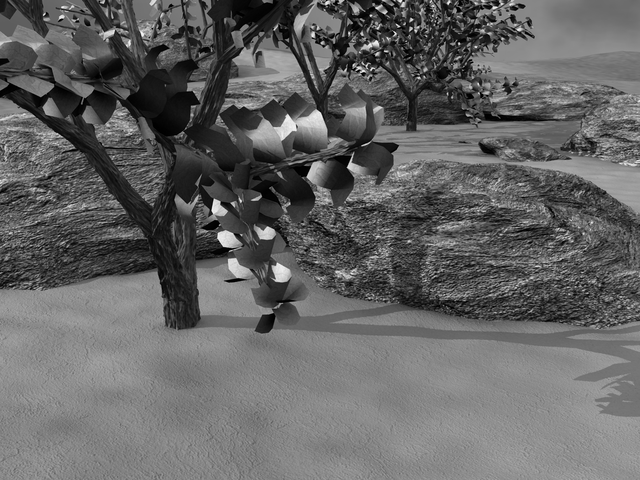
#> input picture hw6/frame07.png, 640 x 480 px
$ python OpticalFlow.py
#> lines starting #> are read from the running program, lines starting #| are printed output that depends on the picture; long printed decimals are rounded
from PIL import Image, ImageDraw
import matplotlib.pyplot as plt
import numpy as np
import math
from scipy import signal
import numpy.linalg as lin

# START OF FUNCTIONS CARRIED FORWARD FROM ASSIGNMENT 2

def boxfilter(n):
    """
    Compute a box filter with specified size. n must be odd.
    """

    assert n % 2 == 1, "Dimension must be odd"
    return np.full((n,n), 1/(n*n))

def gauss1d(sigma):
    """
    Compute a 1d gausian filter with specified sigma.
    """

    # l is the length of the gaussian filter
    l = math.ceil(sigma * 6)
    if l % 2 == 0:
        l += 1
    # Radius of the filter.
    edge = math.floor(l/2)
    # Compute the gaussian along -edge to edge.
    a = np.arange(-edge, edge+1, 1)
    f = np.exp(-np.power(a, 2)/(2*math.pow(sigma,2)))

    # Normalize
    f /= np.sum(f)
    return f

def gauss2d(sigma):
    """
    Compute a 2d gaussian filter with specified sigma.
    """

    d1 = gauss1d(sigma)
    d2 = d1[np.newaxis]
    d2t = np.transpose(d2)

    # 2d gaussian filter is equivalent to convolving a 1d filter with itself.
    return signal.convolve2d(d2,d2t)

def gaussconvolve2d(array, sigma):
    """
    Convolve an array with a 2d gaussian filter with specified sigma.
    """

    # Compute the filter.
    filt = gauss2d(sigma)
    # Convolve the array with the filter.
    return signal.convolve2d(array, filt, 'same')

# END OF FUNCTIONS CARRIED FORWARD FROM ASSIGNMENT 2

# Define a function, boxconvolve2d, to convolve an image with a boxfilter of size n
# (used in Estimate_Derivatives below).

def boxconvolve2d(image, n):
    """
    Convolve the image with a box filter of size n.
    """

    # Generate box filter and convolve image with it.
    return signal.convolve2d(image, boxfilter(n), 'same')

def Estimate_Derivatives(im1, im2, sigma=1.5, n=3):
    """
    Estimate spatial derivatives of im1 and temporal derivative from im1 to im2.

    Smooth im1 with a 2D Gaussian of the given sigma.  Use first central difference to
    estimate derivatives.

    Use point-wise difference between (boxfiltered) im2 and im1 to estimate temporal derivative
    """
    # UNCOMMENT THE NEXT FOUR LINES WHEN YOU HAVE DEFINED THE FUNCTIONS ABOVE

    # Compute directional gradients.
    im1_smoothed = gaussconvolve2d(im1,sigma)
    Ix, Iy = np.gradient(im1_smoothed)
    It = boxconvolve2d(im2, n) - boxconvolve2d(im1, n)

    # Ensure sizes are correct.
    assert It.size == im2.size
    assert It.size == im1.size

    return Ix, Iy, It

def np_to_int(v):
    """
    Enforce the value is an integer for use in python indices and ranges.
    Will convert np.ndarray to int.
    """

    # Take first element if it's a numpy.ndarray (size 1).
    if isinstance(v, np.ndarray):
        return np_to_int(v[0])

    # Convert float to int.
    if isinstance(v, np.float64):
        return int(v)

    return v

def Optical_Flow(im1, im2, x, y, window_size, sigma=1.5, n=3):
    assert((window_size % 2) == 1) , "Window size must be odd"
    # Enforce x and y are standard python ints to avoid issues when using them
    # as indices.
    x = np_to_int(x)
    y = np_to_int(y)
    # UNCOMMENT THE NEXT LINE WHEN YOU HAVE COMPLETED Estimate_Derivatives
    Ix, Iy, It = Estimate_Derivatives(im1, im2, sigma, n)
    half = math.floor(window_size/2)
    # select the three local windows of interest
    # UNCOMMENT THE NEXT LINE WHEN YOU HAVE COMPLETED Estimate_Derivatives
    win_Ix = Ix[y-half-1:y+half, x-half-1:x+half].T
    #
    # PROVIDE THE REST OF THE IMPLEMENTATION HERE (BASED ON THE WIKIPEDIA ARTICLE)
    #
    win_Iy = Iy[y-half-1:y+half, x-half-1:x+half].T
    win_It = It[y-half-1:y+half, x-half-1:x+half].T

    # Reshape the pixels into 1d matrices so we can pack them into A.
    flatIx = np.reshape(win_Ix, (window_size*window_size, 1))
    flatIy = np.reshape(win_Iy, (window_size*window_size, 1))

    # Use Ix as column 1, and Iy as column 2.
    A = np.column_stack((flatIx, flatIy))

    # Reshape b into a 1d matrix to match Ix, Iy
    b = -np.reshape(win_It, (window_size*window_size, 1))

    # Compute least squares using the pixel data.
    V = np.matmul(np.linalg.inv(np.matmul(A.T, A)), np.matmul(A.T, b))
    #################################
    # change the return line to:
    return V[1], V[0]
    # (when you have completed the implementation)
    #################################
    #return -1, 2  # skeleton program returns a hard-coded value

def AppendImages(im1, im2):
    """Create a new image that appends two images side-by-side.

    The arguments, im1 and im2, are PIL images of type RGB
    """
    im1cols, im1rows = im1.size
    im2cols, im2rows = im2.size
    im3 = Image.new('RGB', (im1cols+im2cols, max(im1rows,im2rows)))
    im3.paste(im1,(0,0))
    im3.paste(im2,(im1cols,0))
    return im3

def DisplayFlow(im1, im2, x, y, uarr, varr):
    """Display optical flow match on a new image with the two input frames placed side by side.

    Arguments:
     im1           1st image (in PIL 'RGB' format)
     im2           2nd image (in PIL 'RGB' format)
     x, y          point coordinates in 1st image
     u, v          list of optical flow values to 2nd image

    Displays and returns a newly created image (in PIL 'RGB' format)
    """
    im3 = AppendImages(im1,im2)
    offset = im1.size[0]
    draw = ImageDraw.Draw(im3)
    xinit = x+uarr[0]
    yinit = y+varr[0]
    for u,v,ind in zip(uarr[1:], varr[1:], range(1, len(uarr))):
        draw.line((offset+xinit, yinit, offset+xinit+u, yinit+v),fill="red",width=2)
        xinit += u
        yinit += v
    draw.line((x, y, offset+xinit, yinit), fill="yellow", width=2)
    im3.show()
    del draw
    return im3

def HitContinue(Prompt='Hit any key to continue'):
    input(Prompt)

##############################################################################
#                  Here's your assigned target point to track                #
##############################################################################

# uncomment the next two lines if the leftmost digit of your student number is 0
#x=222
#y=213
# uncomment the next two lines if the leftmost digit of your student number is 1
#x=479
#y=141
# uncomment the next two lines if the leftmost digit of your student number is 2
x=411
y=242
# uncomment the next two lines if the leftmost digit of your student number is 3
#x=152
#y=206
# uncomment the next two lines if the leftmost digit of your student number is 4
#x=278
#y=277
# uncomment the next two lines if the leftmost digit of your student number is 5
#x=451
#y=66
# uncomment the next two lines if the leftmost digit of your student number is 6
#x=382
#y=65
# uncomment the next two lines if the leftmost digit of your student number is 7
#x=196
#y=197
# uncomment the next two lines if the leftmost digit of your student number is 8
#x=274
#y=126
# uncomment the next two lines if the leftmost digit of your student number is 9
#x=305
#y=164

##############################################################################
#                            Global "magic numbers"                          #
##############################################################################

# window size (for estimation of optical flow)
window_size=21

# sigma of the 2D Gaussian (used in the estimation of Ix and Iy)
sigma=1.5

# size of the boxfilter (used in the estimation of It)
n = 3

##############################################################################
#             basic testing (optical flow from frame 7 to 8 only)            #
##############################################################################

# scale factor for display of optical flow (to make result more visible)
scale=10

PIL_im1 = Image.open('frame07.png')
#> PIL_im1 is the input picture: PIL image 640x480 L; min 0, max 249, mean 100.5
PIL_im2 = Image.open('frame08.png')
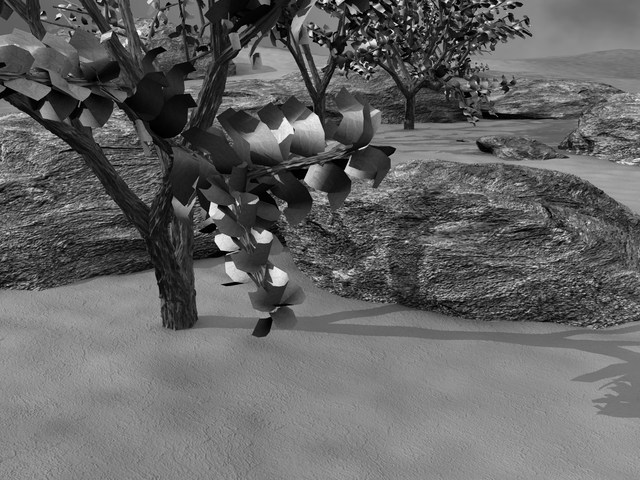
#> input picture hw6/frame08.png, 640 x 480 px
#> PIL_im2 is the input picture: PIL image 640x480 L; min 0, max 249, mean 100.5
im1 = np.asarray(PIL_im1)
im2 = np.asarray(PIL_im2)
dx, dy = Optical_Flow(im1, im2, x, y, window_size, sigma, n)
#> in Optical_Flow, `flatIx = np.reshape(win_Ix, (window_size*window_size, 1))`: flatIx = 441 values, max 17.8 at index 197, min -19.5 at index 201, mean -0.0816
#> in Optical_Flow, `flatIy = np.reshape(win_Iy, (window_size*window_size, 1))`: flatIy = 441 values, max 13.49 at index 157, min -11.06 at index 241, mean 0.444
#> in Optical_Flow, `A = np.column_stack((flatIx, flatIy))`: A = 441 pairs, first value -19.5 to 17.8, second value -11.06 to 13.49
#> in Optical_Flow, `b = -np.reshape(win_It, (window_size*window_size, 1))`: b = 441 values, max 63.33 at index 220, min -66.67 at index 136, mean -1.44
#> in Optical_Flow, `V = np.matmul(np.linalg.inv(np.matmul(A.T, A)), np.matmul(A.T, b))`: V = [0.265, -3]
#> dx = [-3]; dy = [0.265]
print('Optical flow: [', dx, ',', dy, ']')
#| Optical flow: [ [-2.997] , [0.2649] ]
plt.imshow(im1, cmap='gray')
plt.hold(True)
plt.plot(x,y,'xr')
plt.plot(x+dx*scale,y+dy*scale, 'dy')
print('Close figure window to continue...')
plt.show()
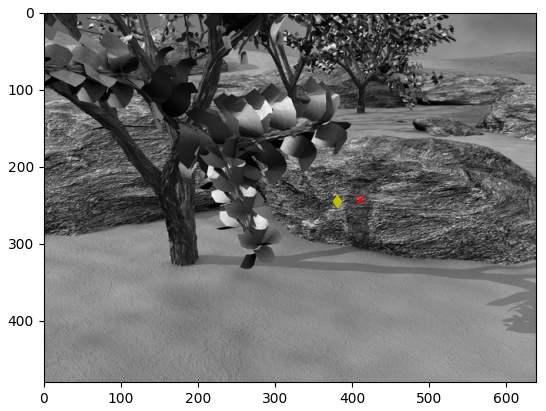
#> figure drawn by matplotlib, 1 panel
uarr = [dx]
#> uarr = [[-3]]
varr = [dy]
#> varr = [[0.265]]

##############################################################################
#                   run the remainder of the image sequence                  #
##############################################################################

# UNCOMMENT THE CODE THAT FOLLOWS (ONCE BASIC TESTING IS COMPLETE/DEBUGGED)

print('frame 7 to 8')
DisplayFlow(PIL_im1, PIL_im2, x, y, uarr, varr)
#> in AppendImages, `im3 = Image.new('RGB', (im1cols+im2cols, max(im1rows,im2rows)))`: im3: PIL image 1280x480 RGB; every value is 0
#> in DisplayFlow, `xinit = x+uarr[0]`: xinit = [408]
#> in DisplayFlow, `yinit = y+varr[0]`: yinit = [242.3]
HitContinue()

prev_im = im2
xcurr = x+dx
#> xcurr = [408]
ycurr = y+dy
#> ycurr = [242.3]
offset = PIL_im1.size[0]
#> offset = 640

# Print tracked positions.
print("start:", (x, y))
print("frame08.png:", (xcurr, ycurr))
#| frame08.png: (array([408.003]), array([242.265]))

for i in range(8, 14):
    im_i = 'frame%0.2d.png'%(i+1)
    print('frame', i, 'to', (i+1))
    PIL_im_i = Image.open('%s'%im_i)
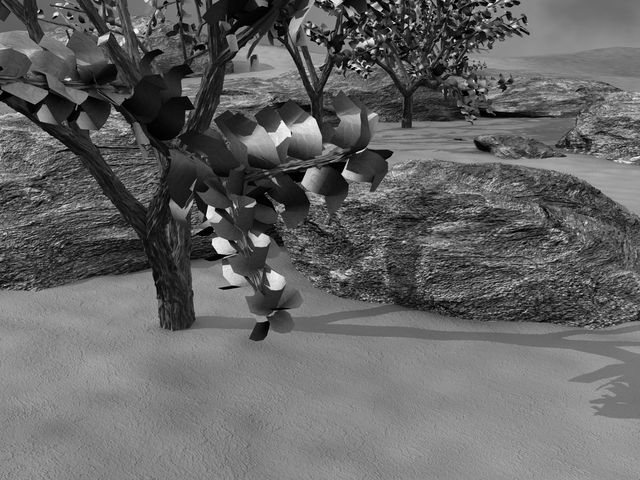
#> input picture hw6/frame09.png, 640 x 480 px
#> PIL_im_i is the input picture: PIL image 640x480 L; min 0, max 249, mean 100.5
    numpy_im_i = np.asarray(PIL_im_i)
    dx, dy = Optical_Flow(prev_im, numpy_im_i, xcurr, ycurr, window_size, sigma, n)
#> call 2 of Optical_Flow, with x = array of shape (1,), y = array of shape (1,), window_size = 21, sigma = 1.5, n = 3
#> in Optical_Flow (call 2), `x = np_to_int(x)`: x = 408
#> in Optical_Flow (call 2), `y = np_to_int(y)`: y = 242
#> call 2 of Estimate_Derivatives, with sigma = 1.5, n = 3
#> in Estimate_Derivatives (call 2), `It = boxconvolve2d(im2, n) - boxconvolve2d(im1, n)`:
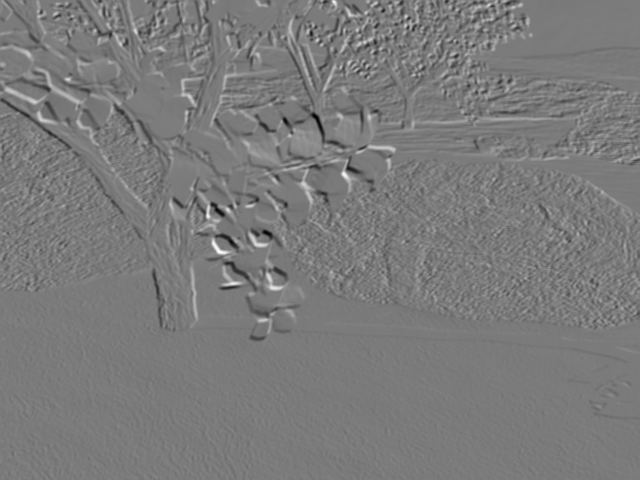
#> It: shape (480, 640) float64; min -194.7, max 208.7, mean 0; drawn with min black and max white
#> in Optical_Flow (call 2), `win_It = It[y-half-1:y+half, x-half-1:x+half].T`:
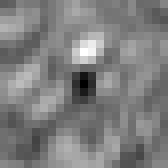
#> win_It: shape (21, 21) float64 (shown 8 times larger); min -66, max 69.44, mean 1.3; drawn with min black and max white
#> in Optical_Flow (call 2), `flatIx = np.reshape(win_Ix, (window_size*window_size, 1))`: flatIx = 441 values, max 16.63 at index 197, min -20.5 at index 201, mean 0.0202
#> in Optical_Flow (call 2), `flatIy = np.reshape(win_Iy, (window_size*window_size, 1))`: flatIy = 441 values, max 14.5 at index 157, min -11.35 at index 262, mean 0.445
#> in Optical_Flow (call 2), `A = np.column_stack((flatIx, flatIy))`: A = 441 pairs, first value -20.5 to 16.63, second value -11.35 to 14.5
#> in Optical_Flow (call 2), `b = -np.reshape(win_It, (window_size*window_size, 1))`: b = 441 values, max 66 at index 220, min -69.44 at index 136, mean -1.34
#> in Optical_Flow (call 2), `V = np.matmul(np.linalg.inv(np.matmul(A.T, A)), np.matmul(A.T, b))`: V = [0.204, -2.98]
#> dx = [-2.98]; dy = [0.204]
    print('flow', dx, dy)
#| flow [-2.979] [0.204]
    xcurr += dx
#> xcurr = [405]
    ycurr += dy
#> ycurr = [242.5]
    prev_im = numpy_im_i
    uarr.append(dx)
    varr.append(dy)
    # redraw the (growing) figure
    DisplayFlow(PIL_im1, PIL_im_i, x, y, uarr, varr)
#> call 2 of DisplayFlow, with x = 411, y = 242
#> in AppendImages (call 2), `im3.paste(im2,(im1cols,0))`:
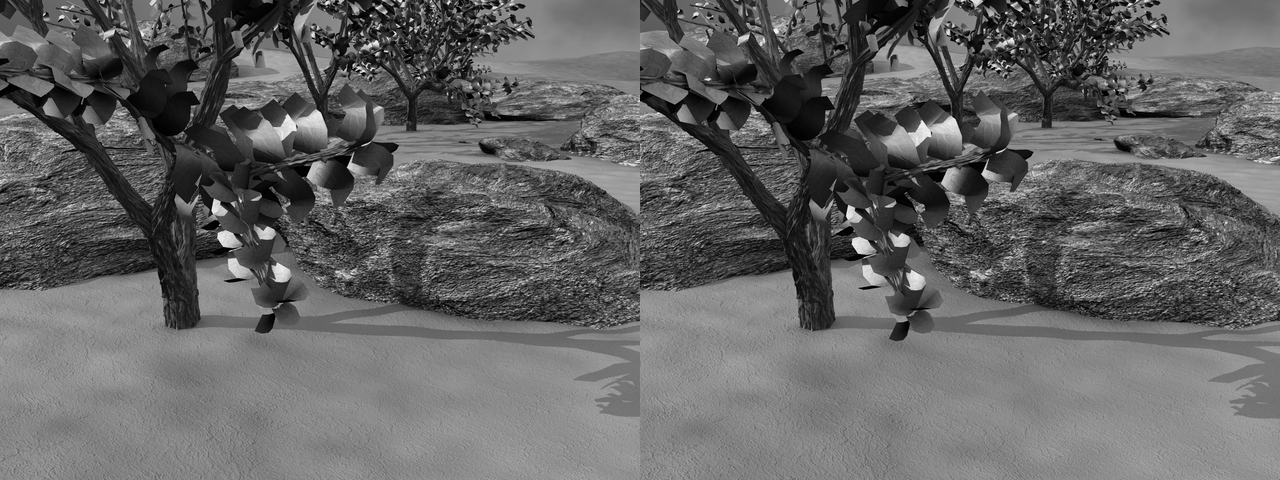
#> im3: PIL image 1280x480 RGB; min 0, max 249, mean 100.5
#> the loop in DisplayFlow (call 2), `for u,v,ind in zip(uarr[1:], varr[1:], range(1, len(uarr))):` made 1 pass
#> (u, v, ind, xinit, yinit) on pass 1: ([-2.98], [0.204], 1, [405], [242.5])
#> in DisplayFlow (call 2), `im3.show()`:
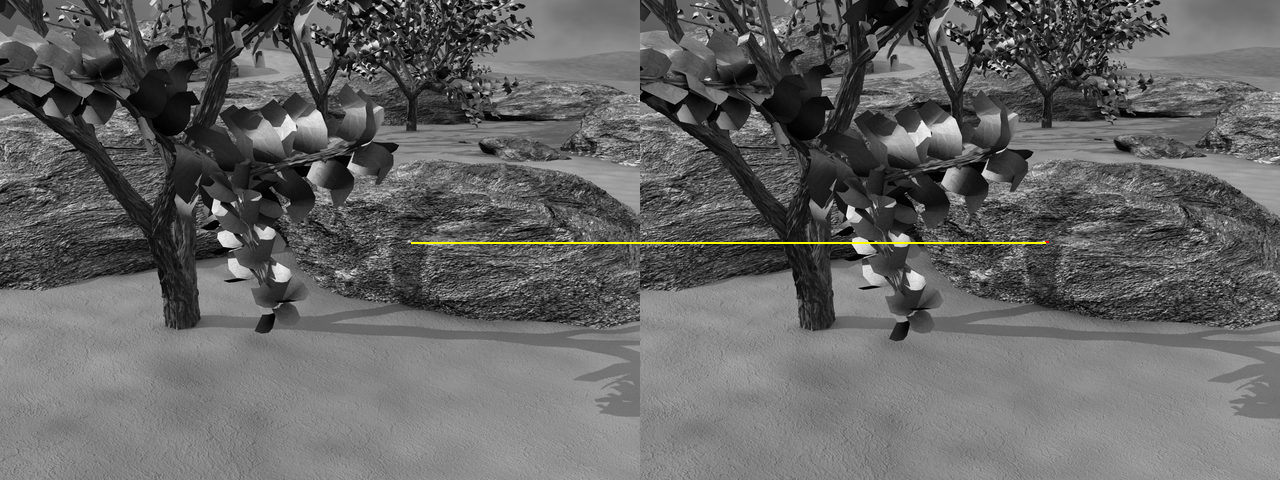
#> shown: PIL image 1280x480 RGB; mean R, G, B 100.9, 100.9, 100.3

    # Print tracked positions.
    print(im_i+":", (xcurr, ycurr))
#| frame09.png: (array([405.024]), array([242.469]))

    HitContinue()
#> (the run stopped early here; a loop or call above may not have finished)
